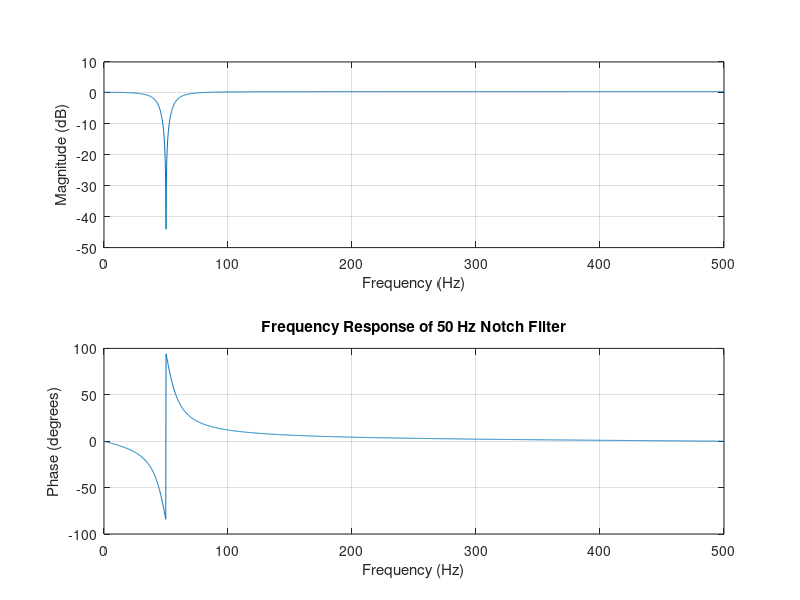
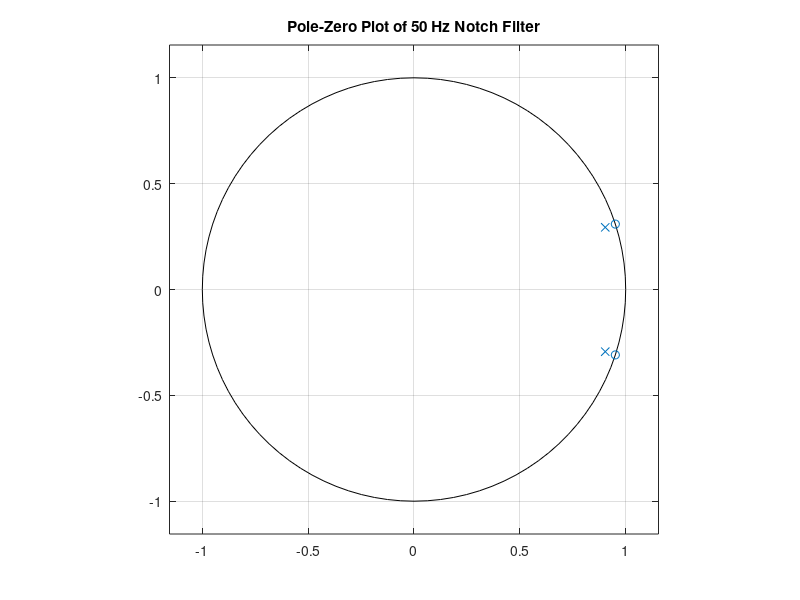

MATLAB code for these plots, in order:
% 50 Hz Notch Filter Design
% demonstrates IIR filter design for rejecting specific frequencies

fs = 1000; % sampling frequency
f0 = 50;   % target frequency to reject (Hz)
w0 = 2*pi*(f0/fs); % normalized angular frequency

r = 0.95; % radius of the poles (controls notch bandwidth)

% filter coefficients based on H(z) equation:
% h(z) = (1 - 2*cos(w0)*z^-1 + z^-2) / (1 - 2*r*cos(w0)*z^-1 + r^2*z^-2)
b = [1, -2*cos(w0), 1];
a = [1, -2*r*cos(w0), r^2];

% plot frequency response
figure;
freqz(b, a, 2048, fs);
title('Frequency Response of 50 Hz Notch Filter');
if ~exist('../assets', 'dir')
    mkdir('../assets');
end
saveas(gcf, '../assets/notch_filter_freqz.png');

% plot pole-zero map
figure;
zplane(b, a);
title('Pole-Zero Plot of 50 Hz Notch Filter');
saveas(gcf, '../assets/notch_filter_zplane.png');
